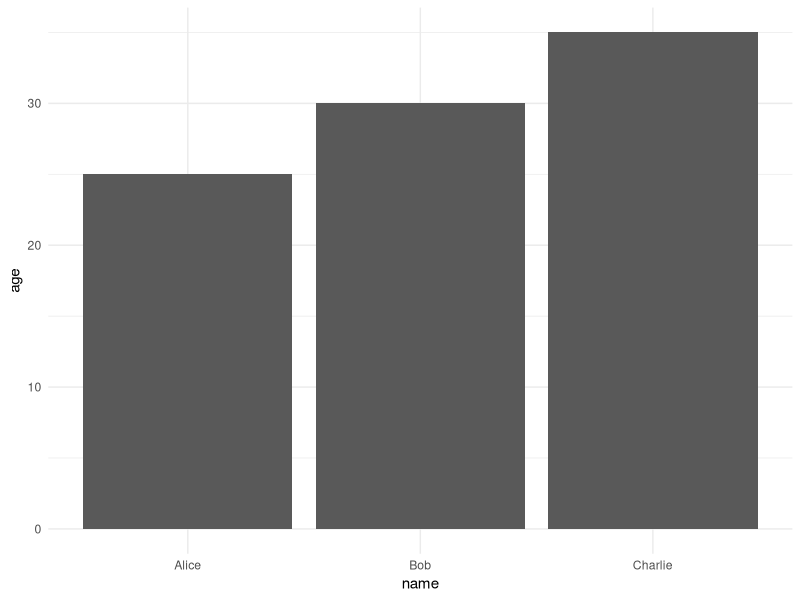

Write R code to recreate this figure.
## ---- chunk 1
#| echo: false
library(ggplot2)
library(readxl)
## ---- chunk 2
2 + 2
10 - 5
3 * 4
20 / 5
2^3

## ---- chunk 3
x <- 10
y <- 5
z <- x + y
print(z)
## ---- chunk 4
num <- 10.5
text <- "Hello, R!"
logic <- TRUE
factor <- factor(c("A", "B", "C"))
## ---- chunk 5
vec <- c(1, 2, 3, 4, 5)
print(vec)
print(vec) # Indeksowanie
## ---- chunk 6
kwadrat <- function(x) {
return(x^2)
}
# Używanie funkcji
wynik <- kwadrat(4)
print(wynik)
## ---- chunk 7
library(ggplot2)
## ---- chunk 8
df <- data.frame(
name = c("Alice", "Bob", "Charlie"),
age = c(25, 30, 35),
height = c(165, 180, 175)
)
print(df)
## ---- chunk 9
summary(df)
## ---- chunk 10
ggplot(df, aes(x = name, y = age)) +
geom_bar(stat = "identity") +
theme_minimal()
## ---- chunk 11
for (i in 1:5) {
print(paste("Iteracja:", i))
}
x <- 10
if (x > 5) {
print("x jest większe niż 5")
} else {
print("x jest mniejsze lub równe 5")
}
